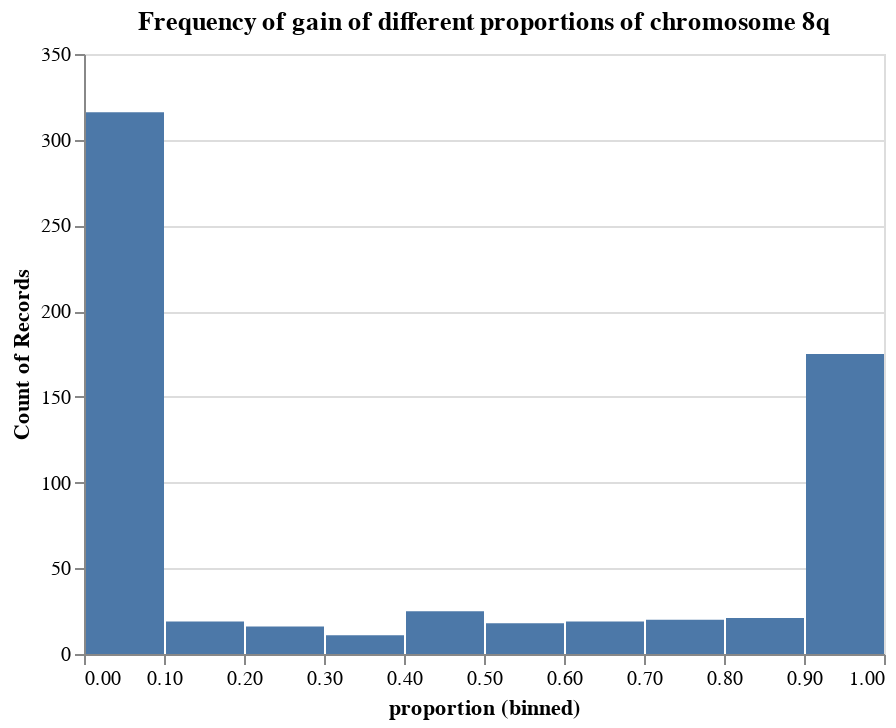

Notebook code cell kept with this figure:
### Code cell
# All together
all_cancers_histo = alt.Chart(has_event).mark_bar().encode(
    x=alt.X(
        "proportion",
        bin=True
    ),
    y="count()",
).properties(
    title=f"Frequency of {EVENT_TYPE} of different proportions of chromosome {CHROMOSOME}{ARM}"
)

all_cancers_histo

### Figure 1 — Vega-Lite specification as saved in the notebook (floating-point values rounded to 4 significant figures; data arrays with more than 128 entries replaced by an {"elided": "..."} marker saying what was removed)
{"config": {"view": {"continuousWidth": 400, "continuousHeight": 300}}, "data": {"name": "data-a7efaa6713ee71440856b83eccfa69f4"}, "mark": "bar", "encoding": {"x": {"bin": true, "field": "proportion", "type": "quantitative"}, "y": {"aggregate": "count", "type": "quantitative"}}, "title": "Frequency of gain of different proportions of chromosome 8q", "$schema": "https://vega.github.io/schema/vega-lite/v4.17.0.json", "datasets": {"data-a7efaa6713ee71440856b83eccfa69f4": {"elided": "640 records"}}}
